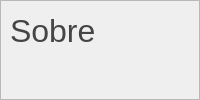
          <widget class="QWidget" name="page_3">
           <layout class="QVBoxLayout" name="verticalLayout_4">
            <property name="spacing">
             <number>0</number>
            </property>
            <property name="leftMargin">
             <number>0</number>
            </property>
            <property name="topMargin">
             <number>0</number>
            </property>
            <property name="rightMargin">
             <number>0</number>
            </property>
            <property name="bottomMargin">
             <number>0</number>
            </property>
            <item>
             <widget class="QFrame" name="frame_top_page_3">
              <property name="minimumSize">
               <size>
                <width>0</width>
                <height>100</height>
               </size>
              </property>
              <property name="maximumSize">
               <size>
                <width>16777215</width>
                <height>150</height>
               </size>
              </property>
              <property name="frameShape">
               <enum>QFrame::StyledPanel</enum>
              </property>
              <property name="frameShadow">
               <enum>QFrame::Raised</enum>
              </property>
              <widget class="QLabel" name="label_ajustes">
               <property name="geometry">
                <rect>
                 <x>10</x>
                 <y>10</y>
                 <width>331</width>
                 <height>41</height>
                </rect>
               </property>
               <property name="font">
                <font>
                 <family>Segoe UI</family>
                 <pointsize>24</pointsize>
                </font>
               </property>
               <property name="styleSheet">
                <string notr="true">color: rgb(69, 69, 69);</string>
               </property>
               <property name="text">
                <string>Sobre</string>
               </property>
              </widget>
             </widget>
            </item>
            <item>
             <widget class="QFrame" name="frame_body_page_3">
              <property name="frameShape">
               <enum>QFrame::StyledPanel</enum>
              </property>
              <property name="frameShadow">
               <enum>QFrame::Raised</enum>
              </property>
              <widget class="QTextEdit" name="textEdit">
               <property name="geometry">
                <rect>
                 <x>190</x>
                 <y>40</y>
                 <width>331</width>
                 <height>341</height>
                </rect>
               </property>
               <property name="styleSheet">
                <string notr="true">QTextEdit{
	border: 0px solid;
}</string>
               </property>
               <property name="html">
                <string>&lt;!DOCTYPE HTML PUBLIC &quot;-//W3C//DTD HTML 4.0//EN&quot; &quot;http://www.w3.org/TR/REC-html40/strict.dtd&quot;&gt;
&lt;html&gt;&lt;head&gt;&lt;meta name=&quot;qrichtext&quot; content=&quot;1&quot; /&gt;&lt;style type=&quot;text/css&quot;&gt;
p, li { white-space: pre-wrap; }
&lt;/style&gt;&lt;/head&gt;&lt;body style=&quot; font-family:'MS Shell Dlg 2'; font-size:8.25pt; font-weight:400; font-style:normal;&quot;&gt;
&lt;p style=&quot; margin-top:0px; margin-bottom:0px; margin-left:0px; margin-right:0px; -qt-block-indent:0; text-indent:0px;&quot;&gt;&lt;span style=&quot; font-family:'MS Shell Dlg 2'; font-weight:600;&quot;&gt;Conversor &amp;amp; Divisor&lt;/span&gt;&lt;/p&gt;
&lt;p style=&quot;-qt-paragraph-type:empty; margin-top:0px; margin-bottom:0px; margin-left:0px; margin-right:0px; -qt-block-indent:0; text-indent:0px; font-family:'MS Shell Dlg 2'; font-weight:600;&quot;&gt;&lt;br /&gt;&lt;/p&gt;
&lt;p align=&quot;justify&quot; style=&quot; margin-top:0px; margin-bottom:0px; margin-left:0px; margin-right:0px; -qt-block-indent:0; text-indent:0px;&quot;&gt;&lt;span style=&quot; font-family:'MS Shell Dlg 2';&quot;&gt;	Interface Grafica para convisão e divisão de vídeos para inclusão no PJe, utilizando as ferramentas FFMPEG e MP4Box.&lt;/span&gt;&lt;/p&gt;&lt;/body&gt;&lt;/html&gt;</string>
               </property>
              </widget>
             </widget>
            </item>
           </layout>
          </widget>
